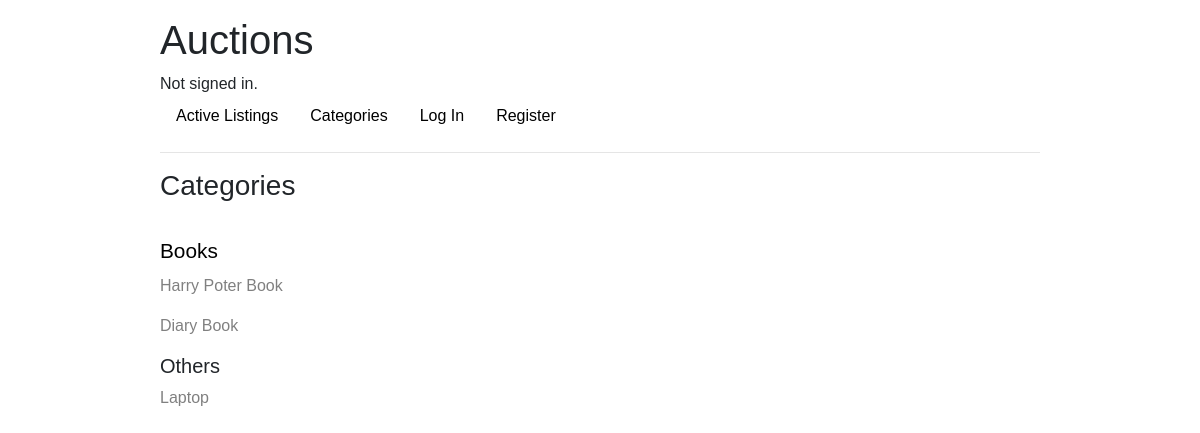
The page /categories on the database as committed earlier.
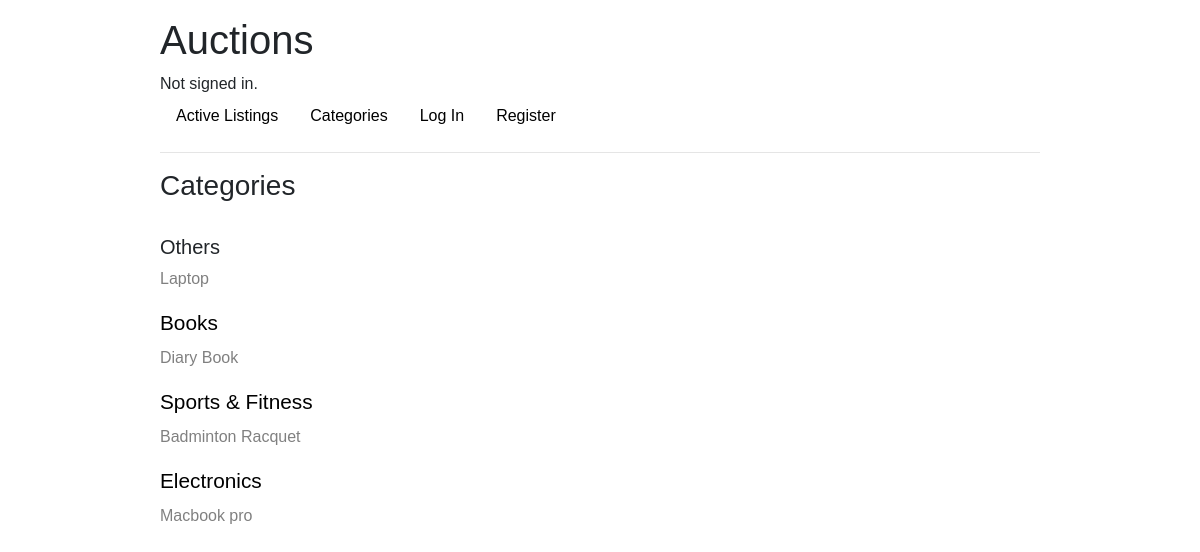
The same page on the database as committed later.
### auctions/models.py (models this page shows, shortened)
class Listing(models.Model):
    seller = models.ForeignKey(User, on_delete=models.CASCADE)
    title = models.CharField(max_length=100)
    category = models.CharField(max_length=100, default=None)
    description = models.TextField(default=None)
    starting_bid = models.FloatField()
    current_price = models.FloatField()
    image = models.ImageField(upload_to='images', default=None)
    created = models.DateTimeField(auto_now_add=True)
    sold = models.BooleanField(default=False)

### auctions/views.py (the view)
# urls.py: path("categories", views.categories, name="categories"),
def categories(request):
    try:
        watchlist = Watchlist.objects.get(user=request.user.id)
        no_watchlist = watchlist.listings.count()
    except Watchlist.DoesNotExist:
        no_watchlist = 0
    if request.method == 'POST':
        category = request.POST['category']
        listings = Listing.objects.filter(sold=False, category=category)
        return render(request, "auctions/index.html", {
            'title':category,
            'listings':listings,
            'no_watchlist':no_watchlist,
        })
    else:
        categories = Listing.objects.filter(sold=False).values('category').distinct()
        listings = Listing.objects.all()
    return render(request, 'auctions/category.html', {
        'categories':categories,
        'listings':listings,
        'no_watchlist':no_watchlist,
    })

### auctions/templates/auctions/category.html (shortened to what this page needs)
{% extends "auctions/layout.html" %}
{% block body %}
        <h3>Categories</h3>
        <br>
        {% for category in categories %}
            {% if category.category %}
                <form class='category' action={% url 'categories' %} method='post'>
                    <button>{{category.category}}</button>
                </form>
            {% else %}
                <h5>Others</h5>
            {% endif %}
            {% for listing in listings %}
                {% if listing.category == category.category and listing.sold == False %}
                <p class='category-listing'>
                    <a href={% url 'listing' listing.id %} >{{listing.title}}</a>
                </p>
                {% endif %}
            {% endfor %}
        {% endfor %}
{% endblock %}

Rows that differ between the two databases and show on the page:
no longer on this page (row edited): Listing: title "Harry Poter Book", shown under "Books"
added Listing: title "Badminton Racquet", shown under "Sports & Fitness"
added Listing: title "Macbook pro", shown under "Electronics"
Other text that changed with them:
new list line: "Sports & Fitness"
new list line: "Electronics"
